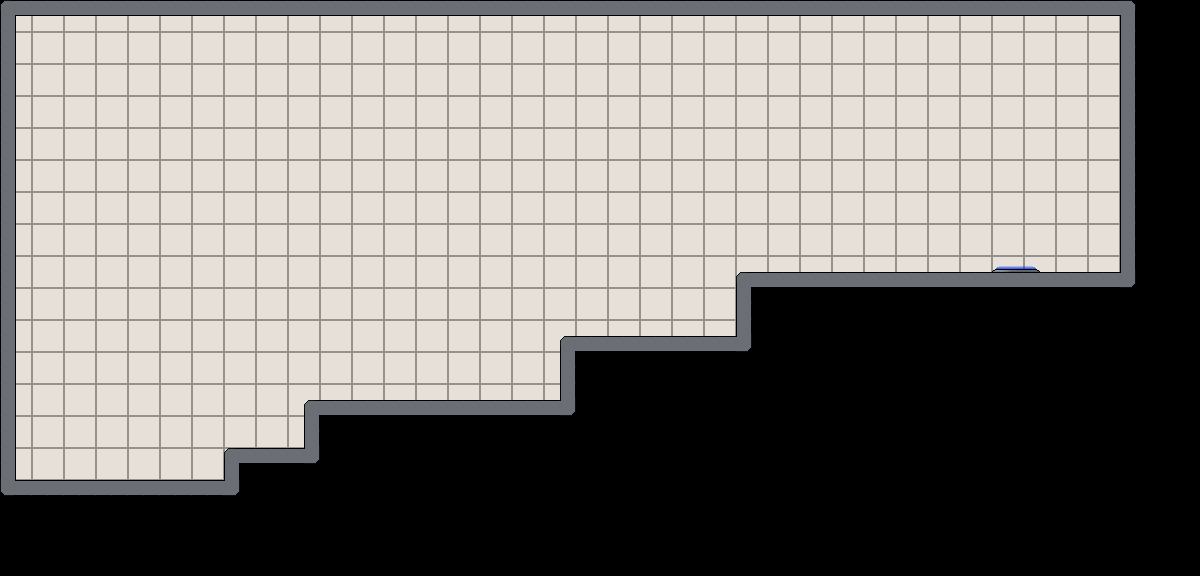

The image is a tile-based game level rendered from a .tmx file. Its description and source (layers, tilesets, objects; grid data summarised) follow:
An orthogonal 75x36 tile map with 16x16 px tiles, 6 tile layers (background, walls, switches, acid, ...) and 2 objects (spawnPoint1, tut).

<map version="1.0" orientation="orthogonal" width="75" height="36" tilewidth="16" tileheight="16">
 <tileset firstgid="1" name="interiorTileset" tilewidth="16" tileheight="16">
  <image source="interiorTileset.png" trans="ff00ff" width="144" height="64" />
 </tileset>
 <layer name="background" width="75" height="36">
  <data>[2700 cells, 2700 non-empty, 5 distinct tile ids]</data>
 </layer>
 <layer name="walls" width="75" height="36">
  <data>[2700 cells, 200 non-empty, 8 distinct tile ids]</data>
 </layer>
 <layer name="switches" width="75" height="36">
  <data>[2700 cells, 0 non-empty, 0 distinct tile ids]</data>
 </layer>
 <objectgroup name="spawnPoint" width="75" height="36">
  <object name="spawnPoint1" x="76" y="390" />
 </objectgroup>
 <layer name="acid" width="75" height="36">
  <data>[2700 cells, 0 non-empty, 0 distinct tile ids]</data>
 </layer>
 <layer name="exit" width="75" height="36">
  <data>[2700 cells, 1 non-empty, 1 distinct tile ids]</data>
 </layer>
 <layer name="exitDummyTiles" width="75" height="36">
  <data>[2700 cells, 2 non-empty, 2 distinct tile ids]</data>
 </layer>
 <objectgroup name="tutorial" width="75" height="36">
  <object name="tut" x="180" y="455" />
 </objectgroup>
</map>